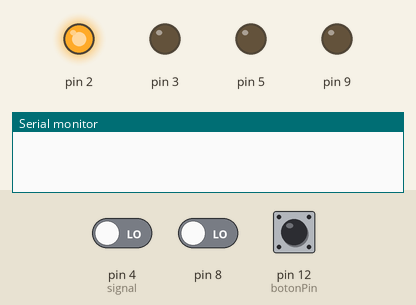
This sketch was run on a simulated Arduino Uno, built with avr-gcc and run on an emulated ATmega328P. Parts: output pins drawn as LEDs (lit = HIGH), the last lines printed to the serial monitor. Inputs (shaded band) come from the test bench; at power-on: pin 12 (botonPin) LOW, pin 4 (signal) LOW, pin 8 LOW.

Above: at 1.2 s.
1.3 s: pin 12 (botonPin) pulled HIGH for 0.15 s
At 1.7 s:
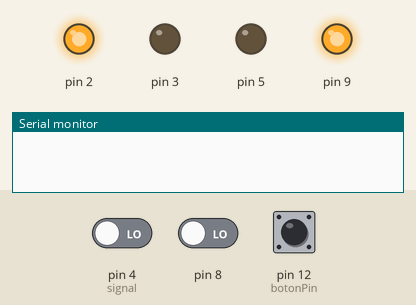
2.9 s: pin 4 (signal) driven HIGH and pin 12 (botonPin) driven HIGH
At 4.1 s:
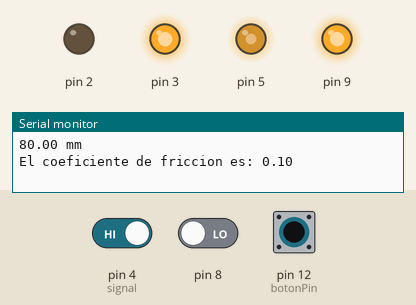
4.4 s: pin 4 (signal) driven LOW
At 5.2 s:
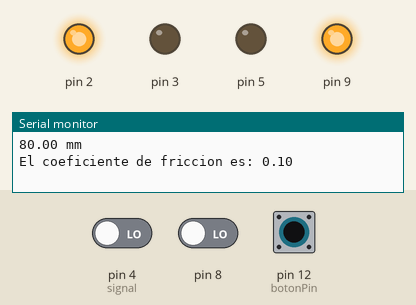
5.9 s: pin 4 (signal) driven HIGH
At 7.0 s:
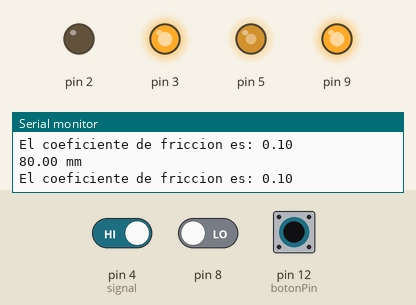
Timing chart, 0 to 8.9 s (numbered marks = the images above; inputs shaded):
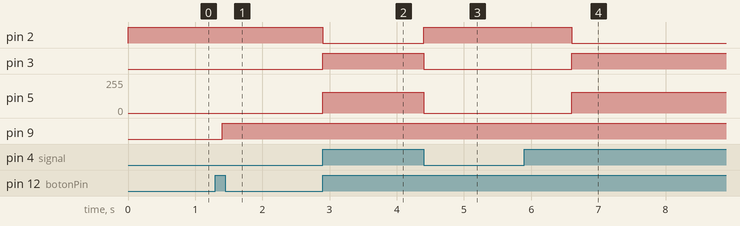

Measured:
- after the input at 1.3 s, pin 9: LOW → HIGH after 0.10 s
- after the input at 2.9 s, pin 2: HIGH → LOW at once; pin 3: LOW → HIGH at once; pin 5: 0/255 → 155/255 at once
- after the input at 4.4 s, pin 2: LOW → HIGH at once; pin 3: HIGH → LOW at once; pin 5: 155/255 → 0/255 at once
- after the input at 5.9 s, pin 2: HIGH → LOW after 0.70 s; pin 3: LOW → HIGH after 0.70 s; pin 5: 0/255 → 155/255 after 0.70 s

The sketch:

proyectofinal.ino
```cpp
int signal = 4;
int botonPin = 12;
int onoff;
int botonEstado;
long distancia;
long tiempo;
float mu;
float hip;
float h = 285;
float b1 = (0.0681 * 9.81);
float b2 = (((0.1138 + .0881) * 9.81))+ (0.5);
float x;

void setup() {
  Serial.begin(9600);
  pinMode(botonPin,INPUT);
  pinMode(2, OUTPUT);
  pinMode(3, OUTPUT);
  pinMode(9, OUTPUT);
  pinMode(8, INPUT);
}

void loop() {
  botonEstado = digitalRead(botonPin);
     while (botonEstado == 1 ){
       digitalWrite(3, HIGH);
       digitalWrite(2, LOW);
       analogWrite(5, 155);
       onoff = digitalRead(signal);
       if (onoff == 0){
         digitalWrite(2, HIGH);
         digitalWrite(3, LOW);
         analogWrite(5, 0);
         delay(100);
         digitalWrite(9,LOW); /*Por cuestión de estabilización del sensor*/
         delayMicroseconds(5);
         digitalWrite(9, HIGH); /*Envío del pulso ultrasónico*/
         delayMicroseconds(10);
         tiempo = pulseIn(8, HIGH);
         distancia = float(0.017 * tiempo);
         distancia = distancia * 10; /*Convierte a milimetros*/
         x = distancia + 80;
         hip = sqrt(x * x + h * h);
         mu = b1*x/hip/(b2 - b1*(h/hip));
         Serial.print(x);
         Serial.println(" mm");
         Serial.print("El coeficiente de friccion es: ");
         Serial.println(mu);
         botonEstado = 0;
       }
     }
   digitalWrite(2, HIGH);
   digitalWrite(3, LOW);
   analogWrite(5, 0);
}
```
